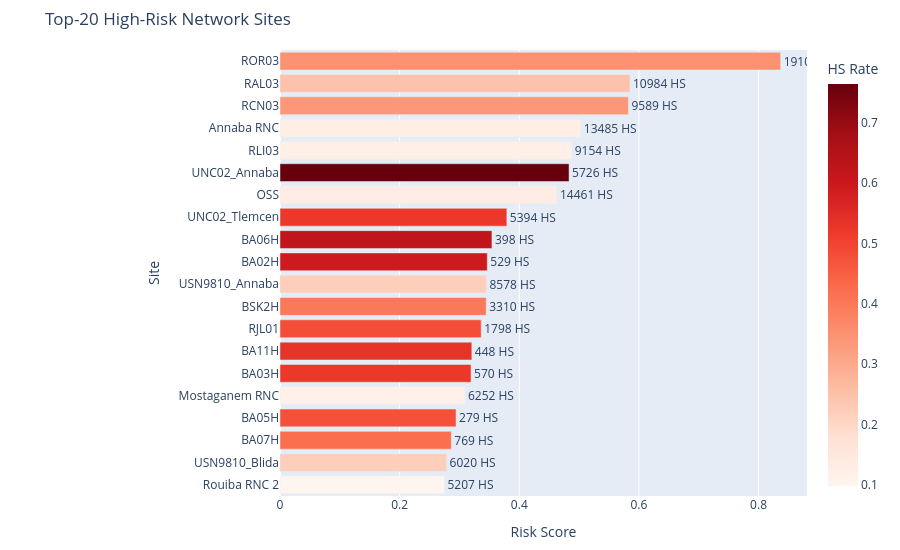

The code cell stored with this chart in its notebook:
### Code cell
site_col   = site_risk_df.columns[0]
top20s     = site_risk_df.head(20)

fig = px.bar(
    top20s, x='risk_score', y=site_col, orientation='h',
    color='hs_rate', color_continuous_scale='Reds',
    title='Top-20 High-Risk Network Sites',
    labels={'risk_score': 'Risk Score', site_col: 'Site', 'hs_rate': 'HS Rate'},
    text='hs_count',
)
fig.update_traces(texttemplate='%{text} HS', textposition='outside')
fig.update_yaxes(autorange='reversed')
fig.update_layout(height=550, margin=dict(l=280, r=60, t=50, b=40))
fig.show()

### Figure 1 — Plotly figure (JSON) as saved in the notebook; plotly's stock layout.template omitted (floating-point values rounded to 4 significant figures)
{"data": [{"hovertemplate": "Risk Score=%{x}<br>Site=%{y}<br>hs_count=%{text}<br>HS Rate=%{marker.color}<extra></extra>", "legendgroup": "", "marker": {"color": [0.3486, 0.2481, 0.3348, 0.127, 0.1224, 0.7639, 0.1301, 0.5213, 0.6209, 0.5924, 0.2223, 0.4023, 0.4819, 0.5321, 0.5205, 0.1158, 0.4761, 0.4232, 0.223, 0.09834], "coloraxis": "coloraxis", "pattern": {"shape": ""}}, "name": "", "orientation": "h", "showlegend": false, "text": [19100.0, 10980.0, 9589.0, 13480.0, 9154.0, 5726.0, 14460.0, 5394.0, 398.0, 529.0, 8578.0, 3310.0, 1798.0, 448.0, 570.0, 6252.0, 279.0, 769.0, 6020.0, 5207.0], "textposition": "outside", "texttemplate": "%{text} HS", "type": "bar", "x": [0.8369, 0.585, 0.5825, 0.5028, 0.4877, 0.4832, 0.463, 0.3792, 0.3543, 0.3465, 0.3452, 0.3447, 0.3363, 0.3207, 0.3194, 0.3091, 0.2943, 0.2863, 0.2785, 0.2749], "xaxis": "x", "y": ["ROR03", "RAL03", "RCN03", "Annaba RNC", "RLI03", "UNC02_Annaba", "OSS", "UNC02_Tlemcen", "BA06H", "BA02H", "USN9810_Annaba", "BSK2H", "RJL01", "BA11H", "BA03H", "Mostaganem RNC", "BA05H", "BA07H", "USN9810_Blida", "Rouiba RNC 2"], "yaxis": "y"}], "layout": {"barmode": "relative", "coloraxis": {"colorbar": {"title": {"text": "HS Rate"}}, "colorscale": [[0, "rgb(255,245,240)"], [0.125, "rgb(254,224,210)"], [0.25, "rgb(252,187,161)"], [0.375, "rgb(252,146,114)"], [0.5, "rgb(251,106,74)"], [0.625, "rgb(239,59,44)"], [0.75, "rgb(203,24,29)"], [0.875, "rgb(165,15,21)"], [1, "rgb(103,0,13)"]]}, "height": 550, "legend": {"tracegroupgap": 0}, "margin": {"b": 40, "l": 280, "r": 60, "t": 50}, "title": {"text": "Top-20 High-Risk Network Sites"}, "xaxis": {"anchor": "y", "domain": [0, 1], "title": {"text": "Risk Score"}}, "yaxis": {"anchor": "x", "autorange": "reversed", "domain": [0, 1], "title": {"text": "Site"}}}}
